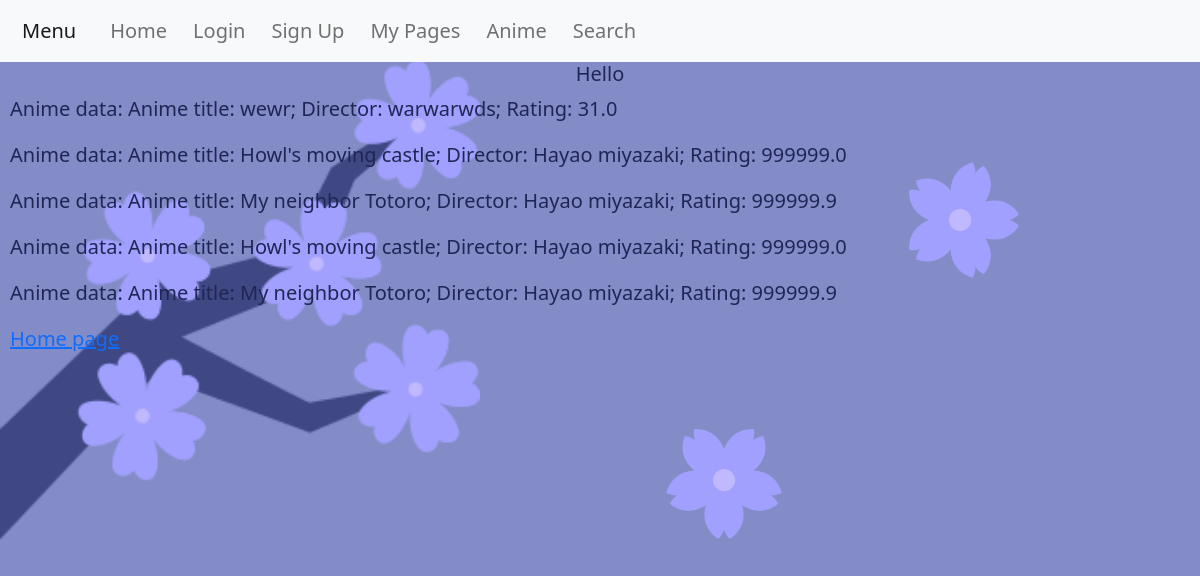
/user, run on the app's committed database.
### main.py (models this page shows)
class Anime(Base):
    __tablename__ = 'anime'
    id = Column(Integer, primary_key=True)
    title = Column(String(30), nullable=False)
    director = Column(String(40), nullable=False)
    rating = Column(Float, nullable=False)
    def __str__(self):
        return f'Anime title: {self.title}; Director: {self.director}; Rating: {self.rating}'

### main.py (the view)
@app.route('/user')
def user():
    user_animes = Session.query(Anime).all()
    return render_template('user.html', animes=user_animes)

### templates/user.html (shortened to what this page needs)
{% extends 'base.html' %}
{% block content %}
    <h2>Hello {{session['user']}}</h2>
<div class="Anime">
        {% for i in animes %}
            <div class="anime-instance">
                <p>Anime data: {{ i }}</p>
            </div>
        {% endfor %}
    </div>
<a href="{{url_for('home')}}"> Home page </a>
{% endblock %}

### templates/base.html (shortened to what this page needs)
<!DOCTYPE html>
<html lang="en">
<head>
    <link href="https://cdn.jsdelivr.net/npm/bootstrap@5.0.1/dist/css/bootstrap.min.css" rel="stylesheet">
    <link rel="stylesheet" type="text/css" href="{{ url_for('static', filename='css/styles.css') }}">
</head>
<body>
    <img id="tree" alt="Photo: background" src="{{ url_for('static', filename='images/cherry-blossom.png') }}">
    <img class="flower" id="fl1" alt="Photo: background" src="{{ url_for('static', filename='images/sakura.png') }}">
    <img class="flower" id="fl2" alt="Photo: background" src="{{ url_for('static', filename='images/sakura.png') }}">
    <nav class="navbar navbar-expand-lg navbar-light bg-light">
      <div class="container-fluid">
        <a class="navbar-brand" href="#">Menu</a>
        <div class="collapse navbar-collapse" id="navbarNavAltMarkup">
          <div class="navbar-nav">
            <a class="nav-link" aria-current="page" href="/">Home</a>
            <a class="nav-link" href="{{url_for('login')}}">Login</a>
            <a class="nav-link" href="{{url_for('signup')}}">Sign Up</a>
            <a class="nav-link" href="{{url_for('user')}}">My Pages</a>
          <a class="nav-link" href="{{url_for('anime')}}">Anime</a>
          <a class="nav-link" href="{{url_for('search')}}">Search</a>
          </div>
        </div>
      </div>
    </nav>
    {% block content %} <h1>Welcome {{session['user']}}  </h1> {% endblock %}
</body>
</html>

### static/css/styles.css (style rules this page uses)
* { -webkit-box-sizing: border-box; -moz-box-sizing: border-box; box-sizing: border-box; }
body { background-color: #838CC7; color: #1f2656; font-size: 20px; }
h2 { font-size: 20px; text-align: center; z-index: 1; }
#tree { position: absolute; width: 40%; margin-top: 5%; z-index: -1; }
.flower { position: absolute; z-index: -1; }
#fl1 { margin-top: 13%; margin-left: 75%; transform: rotate(90deg); }
#fl2 { margin-top: 35%; margin-left: 55%; transform: rotate(180deg); }
p { margin-left: 10px; }
a { color: rgb (19, 19, 231); margin-left: 10px; }

### data on the page
Anime: title+director+rating "Anime title: wewr; Director: warwarwds; Rating: 31.0"
Anime: title+director+rating "Anime title: Howl's moving castle; Director: Hayao miyazaki; Rating: 999999.0"
Anime: title+director+rating "Anime title: My neighbor Totoro; Director: Hayao miyazaki; Rating: 999999.9"
Anime: title+director+rating "Anime title: Howl's moving castle; Director: Hayao miyazaki; Rating: 999999.0"
Anime: title+director+rating "Anime title: My neighbor Totoro; Director: Hayao miyazaki; Rating: 999999.9"
